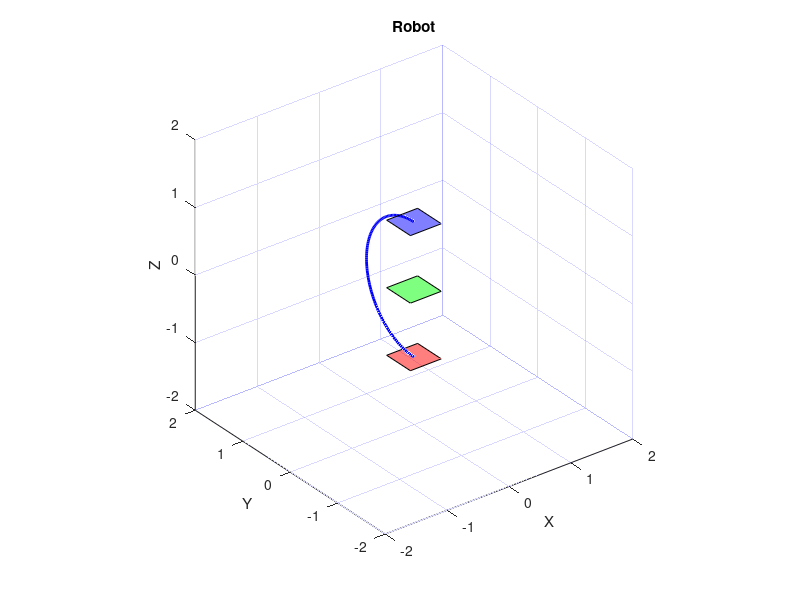

MATLAB code to generate this figure:
clc;
clear;
close all;

%%%%%%%%% Positions initiales et finales à fournir %%%%%%%%% 
% Etat initial
x_n_i = 0;
y_n_i = 0;
z_n_i = 1;
r_3_i = 0;

% Etat final
x_n_f = 0;
y_n_f = 0;
z_n_f = -1;
r_3_f = 0;
%%%%%%%%%%%%%%%%%%%%%%%%%%%%%%%%%%%%%%%%%%%%%%%%%%%%%%%%%%%%

% Paramètres
R = 1; % Rayon du demi-cercle
n_points = 100; % Nombre de points pour l'arc de cercle
n_frames = 100; % Nombre d'images dans l'animation


% Normalisation du vecteur normal
n_norm_i = sqrt(x_n_i.^2 + y_n_i.^2 + z_n_i.^2);
n_norm_f = sqrt(x_n_f.^2 + y_n_f.^2 + z_n_f.^2);

% Calcul des coordonnées initiales et finales
x_i = r_3_i * x_n_i./n_norm_i;
y_i = r_3_i * y_n_i./n_norm_i;
z_i = r_3_i * z_n_i./n_norm_i;
x_f = r_3_f * x_n_f./n_norm_f;
y_f = r_3_f * y_n_f./n_norm_f;
z_f = r_3_f * z_n_f./n_norm_f;

% Fonction pour calculer les angles de rotation
function [theta1, theta2] = Analytic_derivatives(x, y, z)
    
    theta2 = asin(-y); % Calcul de theta2
    
    theta1 = atan2(x,z); % Calcul de theta1 (en fonction de z >= 0)
    
end

function [tf_max] = tf_max(q_i, q_f, dq_max, d2q_max)
    D = abs(q_f-q_i);
    tf_max = max(15*D/(8*abs(dq_max)),sqrt(10*D/(sqrt(3)*abs(d2q_max))));
end

% Calcul des angles initiaux et finaux
[theta1_i, theta2_i] = Analytic_derivatives(x_n_i, y_n_i, z_n_i);
[theta1_f, theta2_f] = Analytic_derivatives(x_n_f, y_n_f, z_n_f);

dtheta_max = 0.5;
d2theta_max = 0.5;

% Calcul du temps d'interpolation
tf_theta1 = tf_max(theta1_i, theta1_f, dtheta_max, d2theta_max);
tf_theta2 = tf_max(theta2_i, theta2_f, dtheta_max, d2theta_max);
tfs = [tf_theta1, tf_theta2];
t_f = max(tfs);

% Générer les coordonnées du demi-cercle initial dans le plan ez-ex
theta_initial = linspace(0, pi, n_points); % Angle du demi-cercle de 0 à pi
x_initial = zeros(1, n_points); % Coordonnée x sur l'arc de cercle
y_initial = R * sin(theta_initial); % Coordonnée y
z_initial = R * cos(theta_initial); % Coordonnée z

% Temps interpolé
t_i = 0;
t_interp = linspace(t_i, t_f, n_frames);

% Interpolation d'ordre 3 (S-curve)
angle_interpole_1 = theta1_i + (theta1_f - theta1_i)* (10 * (t_interp / t_f).^3 - 15 * (t_interp/t_f).^4 + 6 *(t_interp/t_f).^5);
angle_interpole_2 = theta2_i + (theta2_f - theta2_i)* (10 * (t_interp / t_f).^3 - 15 * (t_interp/t_f).^4 + 6 *(t_interp/t_f).^5);
translation_factor = (10 * (t_interp / t_f).^3 - 15 * (t_interp/t_f).^4 + 6 *(t_interp/t_f).^5);


% Matrices de rotation
rotation_y = @(theta) [cos(theta), 0, sin(theta); 0, 1, 0; -sin(theta), 0, cos(theta)]; % Rotation autour de l'axe y
rotation_x = @(theta) [1, 0, 0; 0, cos(theta), -sin(theta); 0, sin(theta), cos(theta)]; % Rotation autour de l'axe x



% Créer une figure pour afficher l'animation
figure;
figure('Position', [100, 100, 1200, 800]);  % Fenêtre plus grande
axis equal;
hold on;
xlabel('X');
ylabel('Y');
zlabel('Z');
grid on;

% Changer la couleur de fond en gris (ou noir)
set(gca, 'Color', 'w'); % Fond gris foncé

% Définir les limites de la scène
xlim([-2*R, 2*R]);
ylim([-2*R, 2*R]);
zlim([-2*R, 2*R]);

% Changer la couleur du quadrillage pour un meilleur contraste
set(gca, 'GridColor', 'b'); % Quadrillage blanc
set(gca, 'MinorGridColor', 'w'); % Quadrillage mineur blanc
set(gca, 'MinorGridLineStyle', '--'); % Lignes mineures en pointillé

% Créer les carrés à afficher avec le plan
side_length = 0.5; % Longueur du côté du carré
half_side = side_length / 2; % Moitié de la longueur du côté

% Créer un cylindre représentant la base fixe
[base_x, base_y, base_z] = cylinder(R, 30); % Cylindre avec un rayon R et 30 points pour la base

% Étirement du cylindre dans la direction Z
base_z = base_z * 0.5; % Hauteur du cylindre (exemple : 0.5)

% Déplacement du cylindre pour le positionner à z = -1 (au sol)
base_z = base_z - 1;

% Afficher le cylindre à la base
h_base = surf(base_x, base_y, base_z, 'FaceColor', [0.6, 0.6, 0.6], 'EdgeColor', 'none', 'FaceAlpha', 0.7);
hold on;


% Afficher un arc de cercle en 3D pour chaque angle interpolé
for i = 1:n_frames
    % Rotation autour de l'axe y (premier angle)
    rot_matrix_y = rotation_y(angle_interpole_1(i));
    
    % Rotation autour de l'axe x (deuxième angle)
    rot_matrix_x = rotation_x(angle_interpole_2(i));
    
    % Matrice totale de rotation (combinée)
    rot_matrix_total = rot_matrix_x * rot_matrix_y; % Appliquer les deux rotations
    
    % Calculer les coordonnées de l'arc de cercle après rotation
    coords = rot_matrix_total * [x_initial; y_initial; z_initial];
    
    % Extraire les coordonnées
    x_rot = coords(1, :);
    y_rot = coords(2, :);
    z_rot = coords(3, :);
    
    % Calcul des extrémités de l'arc (au début et à la fin de l'arc)
    start_point = rot_matrix_total * [x_initial(1); y_initial(1); z_initial(1)];
    end_point = rot_matrix_total * [x_initial(end); y_initial(end); z_initial(end)];
    
    % Calculer le vecteur directionnel de l'axe des trois carrés
    direction = end_point - start_point;
    direction = direction / norm(direction); % Normalisation du vecteur directionnel
    
    % Interpolation pour translater les carrés
    % Déplacer le carré rouge de r_3_i à r_3_f
    translated_start = start_point + r_3_i * direction + translation_factor(i) * (r_3_f - r_3_i) * direction;
    
    % Calcul du carré rouge : déplacer sur l'axe directionnel
    square_rotated_start = (rot_matrix_total * [
        -half_side, -half_side, 0;
        half_side, -half_side, 0;
        half_side, half_side, 0;
        -half_side, half_side, 0
    ]')';
    square_rotated_start = square_rotated_start + repmat(translated_start(1:3)', 4, 1);
    
   % Calcul du carré vert : placé constamment au centre entre les carrés rouge et bleu
    % Toujours à mi-chemin entre le carré rouge (translated_start) et le carré bleu (end_point)
    center_point = (translated_start + end_point) / 2; % Calcul du centre dynamique entre le rouge et le bleu
    square_rotated_center = (rot_matrix_total * [
        -half_side, -half_side, 0;
        half_side, -half_side, 0;
        half_side, half_side, 0;
        -half_side, half_side, 0
    ]')';
    square_rotated_center = square_rotated_center + repmat(center_point(1:3)', 4, 1);

    
    % Calcul du carré bleu : déplacé sur l'axe directionnel jusqu'à r_3_f
    square_rotated_end = (rot_matrix_total * [
        -half_side, -half_side, 0;
        half_side, -half_side, 0;
        half_side, half_side, 0;
        -half_side, half_side, 0
    ]')';
    square_rotated_end = square_rotated_end + repmat(end_point(1:3)', 4, 1);
    
    % Effacer uniquement les objets dans les axes pour l'animation (et non la figure entière)
    cla;
    hold on;
    
    % Plot de l'arc de cercle actuel dans l'espace 3D
    plot3(x_rot, y_rot, z_rot, 'LineWidth', 2, 'Color', 'b');
    
    % Plot des trois carrés représentant les plans
    fill3(square_rotated_start(:,1), square_rotated_start(:,2), square_rotated_start(:,3), 'r', 'FaceAlpha', 0.5); % Carré rouge
    fill3(square_rotated_center(:,1), square_rotated_center(:,2), square_rotated_center(:,3), 'g', 'FaceAlpha', 0.5); % Carré vert
    fill3(square_rotated_end(:,1), square_rotated_end(:,2), square_rotated_end(:,3), 'b', 'FaceAlpha', 0.5); % Carré bleu
    
    % Réajuster l'affichage des axes
    xlim([-2*R, 2*R]);
    ylim([-2*R, 2*R]);
    zlim([-2*R, 2*R]);
    
    % Ajouter un titre et les labels
    title('Robot');
    xlabel('X');
    ylabel('Y');
    zlabel('Z');
    
    % Mettre à jour la vue 3D avec une perspective classique
    view(3); % Vue 3D standard
    
    % Activer les axes et la grille
    axis on; % Affiche les axes
    grid on; % Active la grille 3D
    
    % Pause pour rendre l'animation fluide
    pause(0.05);
end
